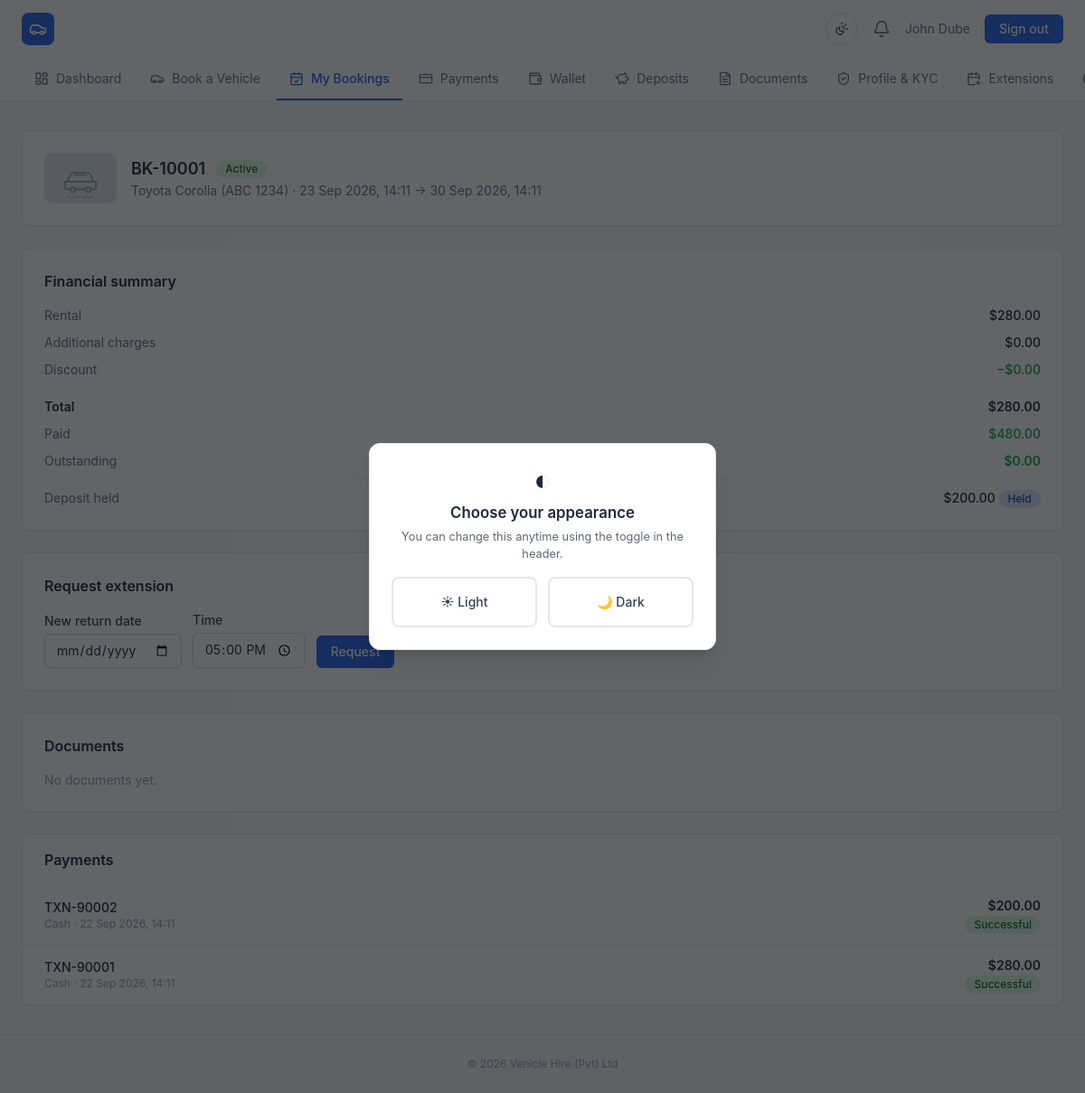
/client/booking.php?id=1 (signed in), run on the app's committed database.
### tables this page shows
CREATE TABLE clients (
    id INT UNSIGNED AUTO_INCREMENT PRIMARY KEY,
    user_id INT UNSIGNED DEFAULT NULL UNIQUE,
    client_no VARCHAR(20) NOT NULL UNIQUE,
    full_name VARCHAR(160) NOT NULL,
    dob DATE DEFAULT NULL,
    phone VARCHAR(40) DEFAULT NULL,
    email VARCHAR(190) DEFAULT NULL,
    address TEXT DEFAULT NULL,
    national_id VARCHAR(60) DEFAULT NULL,
    licence_no VARCHAR(60) DEFAULT NULL,
    licence_expiry DATE DEFAULT NULL,
    photo VARCHAR(255) DEFAULT NULL,
    tax_no VARCHAR(60) DEFAULT NULL,
    fiscalise TINYINT(1) NOT NULL DEFAULT 0,
    kyc_status ENUM('pending','under_review','verified','rejected') NOT NULL DEFAULT 'pending',
    account_status ENUM('active','suspended') NOT NULL DEFAULT 'active',
    source ENUM('online','walk_in') NOT NULL DEFAULT 'online',
    created_at DATETIME NOT NULL DEFAULT CURRENT_TIMESTAMP,
    updated_at DATETIME NOT NULL DEFAULT CURRENT_TIMESTAMP ON UPDATE CURRENT_TIMESTAMP,
    FOREIGN KEY (user_id) REFERENCES users(id) ON DELETE SET NULL,
    INDEX idx_clients_phone (phone),
    INDEX idx_clients_email (email),
    INDEX idx_clients_national_id (national_id),
    INDEX idx_clients_kyc (kyc_status)
);

CREATE TABLE bookings (
    id INT UNSIGNED AUTO_INCREMENT PRIMARY KEY,
    ref VARCHAR(20) NOT NULL UNIQUE,
    client_id INT UNSIGNED NOT NULL,
    vehicle_id INT UNSIGNED NOT NULL,
    pickup_at DATETIME NOT NULL,
    return_at DATETIME NOT NULL,
    status ENUM('pending','confirmed','active','completed','cancelled','overdue') NOT NULL DEFAULT 'pending',
    base_amount DECIMAL(10,2) NOT NULL DEFAULT 0.00,
    additional_amount DECIMAL(10,2) NOT NULL DEFAULT 0.00,
    discount DECIMAL(10,2) NOT NULL DEFAULT 0.00,
    total DECIMAL(10,2) NOT NULL DEFAULT 0.00,
    deposit_required DECIMAL(10,2) NOT NULL DEFAULT 0.00,
    notes TEXT DEFAULT NULL,
    source ENUM('online','walk_in') NOT NULL DEFAULT 'online',
    created_by INT UNSIGNED DEFAULT NULL,
    created_at DATETIME NOT NULL DEFAULT CURRENT_TIMESTAMP,
    updated_at DATETIME NOT NULL DEFAULT CURRENT_TIMESTAMP ON UPDATE CURRENT_TIMESTAMP,
    FOREIGN KEY (client_id) REFERENCES clients(id),
    FOREIGN KEY (vehicle_id) REFERENCES vehicles(id),
    FOREIGN KEY (created_by) REFERENCES users(id) ON DELETE SET NULL,
    INDEX idx_bookings_client (client_id),
    INDEX idx_bookings_vehicle_dates (vehicle_id, pickup_at, return_at),
    INDEX idx_bookings_status (status),
    INDEX idx_bookings_dates (pickup_at, return_at)
);

CREATE TABLE vehicles (
    id INT UNSIGNED AUTO_INCREMENT PRIMARY KEY,
    reg_no VARCHAR(30) NOT NULL UNIQUE,
    make VARCHAR(60) NOT NULL,
    model VARCHAR(60) NOT NULL,
    year SMALLINT UNSIGNED DEFAULT NULL,
    colour VARCHAR(40) DEFAULT NULL,
    transmission ENUM('automatic','manual') NOT NULL DEFAULT 'automatic',
    fuel_type ENUM('petrol','diesel','hybrid','electric') NOT NULL DEFAULT 'petrol',
    engine_capacity VARCHAR(20) DEFAULT NULL,
    seats TINYINT UNSIGNED NOT NULL DEFAULT 5,
    mileage INT UNSIGNED NOT NULL DEFAULT 0,
    description TEXT DEFAULT NULL,
    daily_rate DECIMAL(10,2) NOT NULL DEFAULT 0.00,
    weekly_rate DECIMAL(10,2) DEFAULT NULL,
    monthly_rate DECIMAL(10,2) DEFAULT NULL,
    deposit DECIMAL(10,2) NOT NULL DEFAULT 0.00,
    excess_mileage_rate DECIMAL(8,2) DEFAULT NULL,
    status ENUM('available','reserved','on_hire','maintenance','unavailable') NOT NULL DEFAULT 'available',
    is_public TINYINT(1) NOT NULL DEFAULT 1,
    is_featured TINYINT(1) NOT NULL DEFAULT 0,
    created_at DATETIME NOT NULL DEFAULT CURRENT_TIMESTAMP,
    updated_at DATETIME NOT NULL DEFAULT CURRENT_TIMESTAMP ON UPDATE CURRENT_TIMESTAMP,
    INDEX idx_vehicles_status (status),
    INDEX idx_vehicles_public (is_public, status)
);

CREATE TABLE deposits (
    id INT UNSIGNED AUTO_INCREMENT PRIMARY KEY,
    booking_id INT UNSIGNED NOT NULL UNIQUE,
    client_id INT UNSIGNED NOT NULL,
    required_amount DECIMAL(10,2) NOT NULL DEFAULT 0.00,
    received_amount DECIMAL(10,2) NOT NULL DEFAULT 0.00,
    deducted_amount DECIMAL(10,2) NOT NULL DEFAULT 0.00,
    refunded_amount DECIMAL(10,2) NOT NULL DEFAULT 0.00,
    status ENUM('pending','partial','held','released','forfeited') NOT NULL DEFAULT 'pending',
    created_at DATETIME NOT NULL DEFAULT CURRENT_TIMESTAMP,
    updated_at DATETIME NOT NULL DEFAULT CURRENT_TIMESTAMP ON UPDATE CURRENT_TIMESTAMP,
    FOREIGN KEY (booking_id) REFERENCES bookings(id) ON DELETE CASCADE,
    FOREIGN KEY (client_id) REFERENCES clients(id)
);

CREATE TABLE payments (
    id INT UNSIGNED AUTO_INCREMENT PRIMARY KEY,
    txn_id VARCHAR(40) NOT NULL UNIQUE,
    booking_id INT UNSIGNED DEFAULT NULL,
    client_id INT UNSIGNED NOT NULL,
    amount DECIMAL(10,2) NOT NULL,
    method ENUM('cash','bank_transfer','paynow','card','wallet','other') NOT NULL,
    reference VARCHAR(120) DEFAULT NULL,
    purpose ENUM('rental','deposit','topup','extension','other') NOT NULL DEFAULT 'rental',
    status ENUM('pending','successful','failed','cancelled','refunded') NOT NULL DEFAULT 'pending',
    poll_url VARCHAR(255) DEFAULT NULL,
    paid_at DATETIME DEFAULT NULL,
    staff_id INT UNSIGNED DEFAULT NULL,
    notes VARCHAR(255) DEFAULT NULL,
    created_at DATETIME NOT NULL DEFAULT CURRENT_TIMESTAMP,
    FOREIGN KEY (booking_id) REFERENCES bookings(id) ON DELETE SET NULL,
    FOREIGN KEY (client_id) REFERENCES clients(id),
    FOREIGN KEY (staff_id) REFERENCES users(id) ON DELETE SET NULL,
    INDEX idx_payments_booking (booking_id, status),
    INDEX idx_payments_client (client_id),
    INDEX idx_payments_status (status)
);

### public/client/booking.php (the view, shortened to what the rows shown need)
<?php
require_once dirname(__DIR__, 2) . '/app/bootstrap.php';
Auth::requireClient();
$client = Auth::client();
$id = (int) ($_GET['id'] ?? 0);
$b = BookingService::find($id);
$payments = Database::all('SELECT * FROM payments WHERE booking_id = ? ORDER BY id DESC', [$id]);
$deposit = DepositService::forBooking($id);
$outstanding = BookingService::outstanding($id);
require APP_PATH . '/views/client/header.php';
?>
<div class="card mb-6">
    <div class="flex flex-wrap items-center gap-4">
        <div class="flex-1">
            <div class="flex items-center gap-3">
                <h2 class="text-lg font-semibold text-slate-800"><?= e($b['ref']) ?></h2>
                <?= status_badge($b['status']) ?>
            </div>
            <p class="text-sm text-slate-500"><?= e($b['make'] . ' ' . $b['model']) ?> (<?= e($b['reg_no']) ?>) ·
                <?= e(fmt_datetime($b['pickup_at'])) ?> → <?= e(fmt_datetime($b['return_at'])) ?></p>
        </div>
    </div>
</div>
<div class="grid grid-cols-1 xl:grid-cols-3 gap-6">
    <div class="xl:col-span-2 space-y-6">
        <div class="card">
            <dl class="text-sm space-y-2.5">
                <div class="flex justify-between"><dt class="text-slate-500">Rental</dt><dd class="font-medium"><?= money($b['base_amount']) ?></dd></div>
                <div class="flex justify-between"><dt class="text-slate-500">Additional charges</dt><dd class="font-medium"><?= money($b['additional_amount']) ?></dd></div>
                <div class="flex justify-between"><dt class="text-slate-500">Discount</dt><dd class="font-medium text-green-600">−<?= money($b['discount']) ?></dd></div>
                <div class="flex justify-between border-t border-gray-100 pt-2.5"><dt class="font-semibold">Total</dt><dd class="font-semibold"><?= money($b['total']) ?></dd></div>
                <?php if ($deposit): ?>
                <div class="flex justify-between border-t border-gray-100 pt-2.5">
                    <dt class="text-slate-500">Deposit held</dt>
                    <dd class="font-medium"><?= money($deposit['received_amount'] - $deposit['deducted_amount'] - $deposit['refunded_amount']) ?> <?= status_badge($deposit['status']) ?></dd></div>
                <?php endif; ?>
            </dl>
        </div>
    </div>
    <div class="space-y-6">
        <div class="card !p-0 overflow-x-auto">
            <ul class="divide-y divide-gray-100 text-sm">
                <?php foreach ($payments as $p): ?>
                <li class="px-6 py-3 flex items-center justify-between">
                    <div><p class="font-medium"><?= e($p['txn_id']) ?></p>
                        <p class="text-xs text-slate-400"><?= e(ucwords(str_replace('_',' ',$p['method']))) ?> · <?= e(fmt_datetime($p['paid_at'] ?? $p['created_at'])) ?></p></div>
                    <div class="text-right"><p class="font-semibold"><?= money($p['amount']) ?></p><?= status_badge($p['status']) ?></div>
                </li>
                <?php endforeach; ?>
            </ul>
        </div>
    </div>
</div>
<?php require APP_PATH . '/views/client/footer.php'; ?>

### app/views/client/header.php (shortened to what the rows shown need)
<?php
$user = Auth::user();
$client = Auth::client();
?>
<!DOCTYPE html>
<html lang="en">
<head>
<link rel="stylesheet" href="<?= url('assets/css/app.css') ?>">
</head>
<body class="bg-slate-50">
<header class="site-header bg-white border-b border-gray-200 text-slate-700 sticky top-0 z-40">
    <div class="max-w-7xl mx-auto px-4 sm:px-6 h-16 flex items-center justify-between">
        <div class="flex items-center gap-3 sm:gap-4 text-sm">
            <button class="theme-toggle" type="button" data-theme-toggle title="Toggle dark / light mode">
                <i data-lucide="sun-moon" class="w-4 h-4"></i>
            </button>
            <a href="<?= url('client/notifications.php') ?>" class="relative text-slate-500 hover:text-slate-700">
                <i data-lucide="bell" class="w-5 h-5"></i>
            </a>
            <span class="text-slate-500 hidden md:block"><?= e($client['full_name'] ?? $user['name']) ?></span>
            <a href="<?= url('logout.php') ?>" class="bg-blue-600 hover:bg-blue-700 text-white px-4 py-1.5 rounded-md font-medium">Sign out</a>
        </div>
    </div>
</header>
<main class="max-w-7xl mx-auto px-4 sm:px-6 py-6 sm:py-8">

### app/helpers.php (shortened to what the rows shown need)
<?php
function e(?string $value): string
{
    return htmlspecialchars((string) $value, ENT_QUOTES, 'UTF-8');
}
function config(string $key, $default = null)
{
    $segments = explode('.', $key);
    $value = $GLOBALS['config'];
    foreach ($segments as $segment) {
        $value = $value[$segment];
    }
    return $value;
}
function url(string $path = ''): string
{
    return rtrim((string) config('app_url'), '/') . '/' . ltrim($path, '/');
}
function money($amount): string
{
    return (string) config('currency_symbol', '$') . number_format((float) $amount, 2);
}
function fmt_date($value, string $format = 'd M Y'): string
{
    $ts = is_numeric($value) ? (int) $value : strtotime((string) $value);
    return $ts ? date($format, $ts) : '—';
}
function fmt_datetime($value): string
{
    return fmt_date($value, 'd M Y, H:i');
}
function status_badge(string $status): string
{
    $map = [
        'available' => 'bg-green-100 text-green-800',
        'reserved' => 'bg-amber-100 text-amber-800',
        'on_hire' => 'bg-blue-100 text-blue-800',
        'maintenance' => 'bg-red-100 text-red-800',
        'unavailable' => 'bg-gray-200 text-gray-700',
        'pending' => 'bg-amber-100 text-amber-800',
        'confirmed' => 'bg-blue-100 text-blue-800',
        'active' => 'bg-green-100 text-green-800',
        'completed' => 'bg-gray-200 text-gray-700',
        'cancelled' => 'bg-red-100 text-red-800',
        'overdue' => 'bg-red-100 text-red-800',
        'paid' => 'bg-green-100 text-green-800',
        'successful' => 'bg-green-100 text-green-800',
        'failed' => 'bg-red-100 text-red-800',
        'refunded' => 'bg-purple-100 text-purple-800',
        'verified' => 'bg-green-100 text-green-800',
        'under_review' => 'bg-amber-100 text-amber-800',
        'rejected' => 'bg-red-100 text-red-800',
        'approved' => 'bg-green-100 text-green-800',
        'partial' => 'bg-amber-100 text-amber-800',
        'held' => 'bg-blue-100 text-blue-800',
        'released' => 'bg-gray-200 text-gray-700',
    ];
    $cls = $map[strtolower($status)] ?? 'bg-gray-200 text-gray-700';
    $label = ucwords(str_replace('_', ' ', $status));
    return '<span class="inline-flex items-center px-2.5 py-0.5 rounded-full text-xs font-medium '
        . $cls . '">' . e($label) . '</span>';
}

### data on the page
clients: full_name "John Dube"
bookings: ref "BK-10001", status "Active", vehicle.model "Toyota Corolla", vehicle.reg_no "ABC 1234", pickup_at "23 Sep 2026, 14:11", return_at "30 Sep 2026, 14:11", base_amount "$280.00", additional_amount "$0.00", discount "$0.00", total "$280.00"
deposits: received_amount+deducted_amount+refunded_amount "$200.00", status "Held"
payments: txn "TXN-90002", method "Cash", paid_at "22 Sep 2026, 14:11", amount "$200.00", status "Successful"
payments: txn "TXN-90001", method "Cash", paid_at "22 Sep 2026, 14:11", amount "$280.00", status "Successful"

### other printed values
$label "Dashboard"
$label "Book a Vehicle"
$label "My Bookings"
$label "Payments"
$label "Wallet"
$label "Deposits"
$label "Documents"
$label "Profile & KYC"
$label "Extensions"
money($paid) "$480.00"
money($outstanding) "$0.00"
setting('company_name', 'Vehicle Hire') "Vehicle Hire (Pvt) Ltd"
